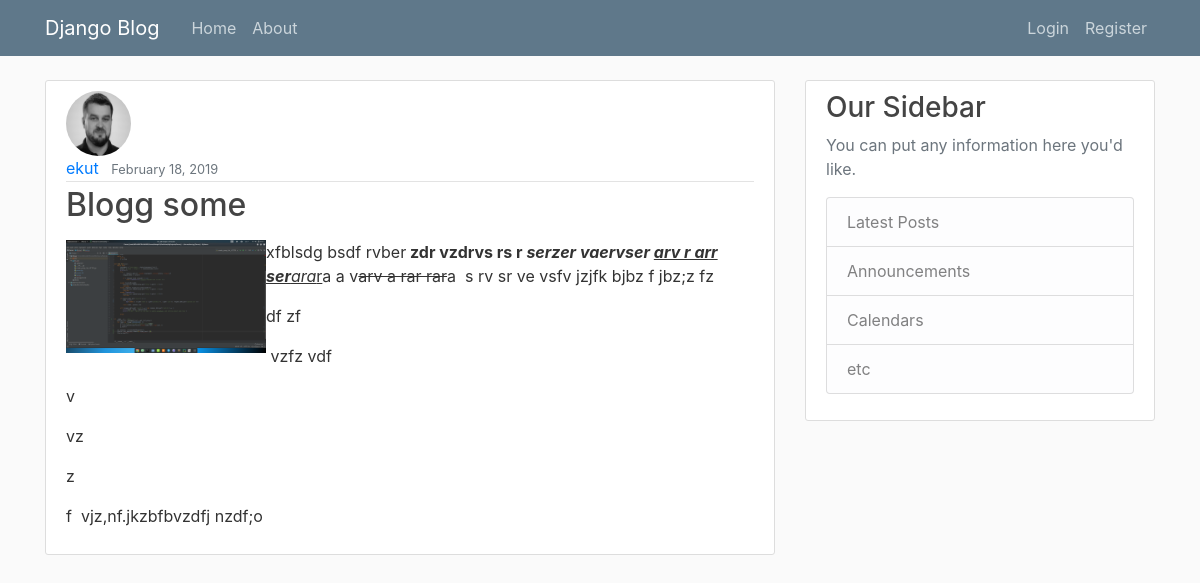
The app's page /post/29/, older data.
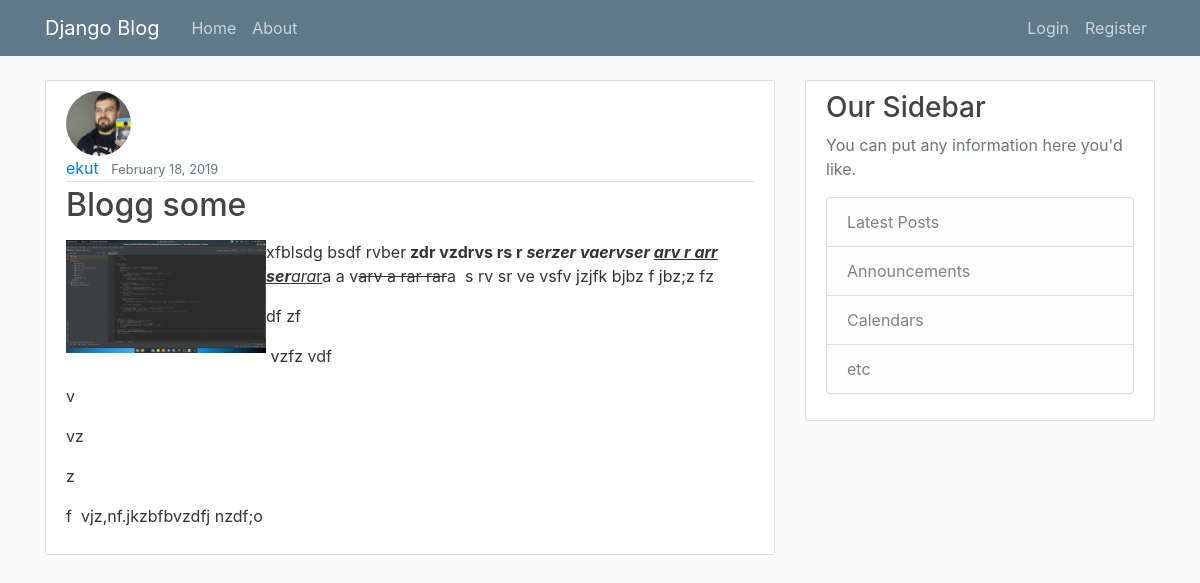
The same page, newer data.
### blog/models.py (models this page shows, shortened)
class Post(models.Model):
    title = models.CharField(max_length=100)
    content = RichTextUploadingField(null=True, blank=True)
    date_posted = models.DateTimeField(default=timezone.now)
    author = models.ForeignKey(User, on_delete=models.CASCADE)

### users/models.py (models this page shows, shortened)
class Profile(models.Model):
    user = models.OneToOneField(User, on_delete=models.CASCADE)
    image = models.ImageField(default='default.jpg', upload_to='profile_pics')

### blog/views.py (the view)
# urls.py: path('post/<int:pk>/', PostDetailView.as_view(), name='post-detail'),
class PostDetailView(DetailView):
    model = Post

### blog/templates/blog/post_detail.html (shortened to what this page needs)
{% extends "blog/base.html" %}
{% block content %}
  <article class="media content-section">
    <img class="rounded-circle article-img" src="{{ object.author.profile.image.url }}">
    <div class="media-body">
      <div class="article-metadata">
        <a class="mr-2" href="{% url 'user-posts' object.author.username %}">{{ object.author }}</a>
        <small class="text-muted">{{ object.date_posted|date:"F d, Y" }}</small>
      </div>
      <h2 class="article-title">{{ object.title }}</h2>
      <p class="article-content">{{ object.content|safe }}</p>
    </div>
  </article>
{% endblock content %}

Row changes from the older to the newer data that the page shows:
changed through a linked row, Post "Blogg some": author.profile.image: a different picture
